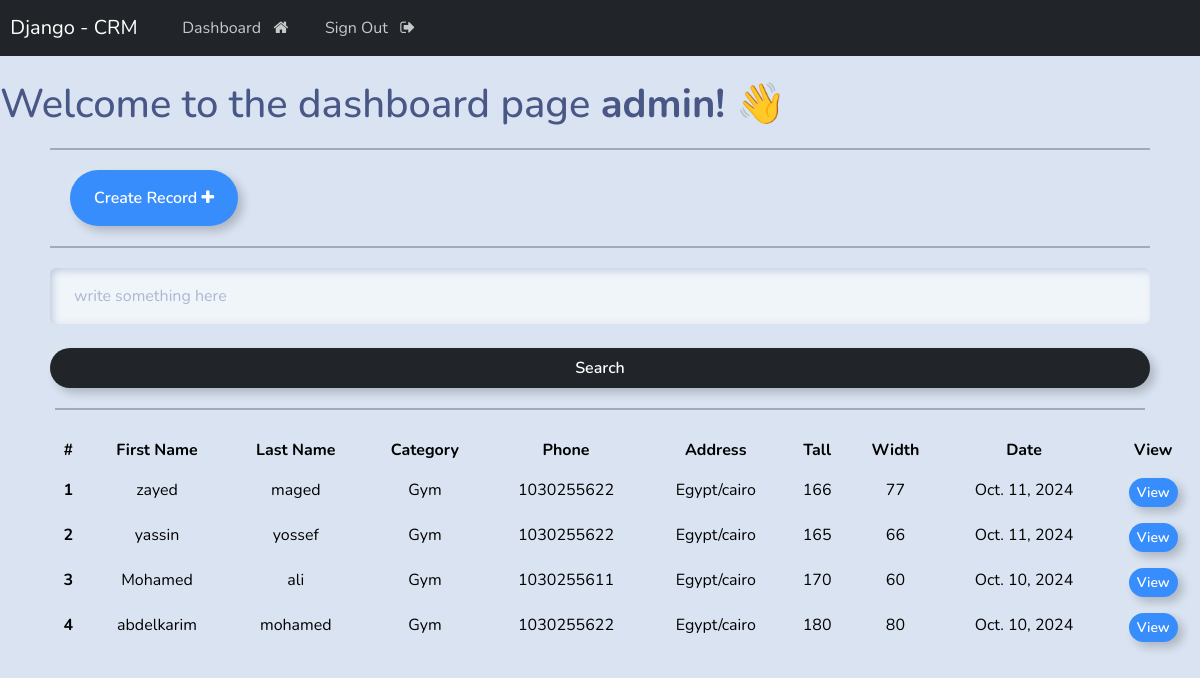
The page /dashboard/ (signed in) on the database its author committed.
### webapp/models.py (models this page shows, shortened)
class Record(models.Model):
    first_name=models.CharField(max_length=250)
    last_name=models.CharField(max_length=250)
    phone=models.IntegerField()
    tall=models.IntegerField()
    width=models.IntegerField()
    address=models.CharField(max_length=500)
    create_at=models.DateField(auto_now_add=True)
    category=models.ForeignKey(Category,on_delete=models.CASCADE)
    class Meta:
        ordering=['-id']

class Category(models.Model):
    name=models.CharField(max_length=250)
    create_at=models.DateTimeField(auto_now_add=True)

### webapp/views.py (the view)
# urls.py: path('dashboard/',views.dashboard,name="dashboard"),
@login_required(login_url='login')
def dashboard(request):
    records=Record.objects.all()
    return render(request,'web/dashboard.html',context={'records':records})

### templates/web/dashboard.html (shortened to what this page needs)
{% extends 'base.html' %}
{% load crispy_forms_tags %}
{% block content %}
<h1>Welcome to the dashboard page <b>{{ user }}! 👋</b></h1>
<hr style="border:1px solid #000;margin: 20px 50px;">
<div style="padding-left: 70px;">
    <a href="{% url 'createrecord' %}" class="btn btn-outline-primary">Create Record <i class="fa fa-plus" aria-hidden="true"></i>
    </a>
</div>
<hr style="border:1px solid #000;margin: 20px 50px;">
<div class="text-center" style="margin: 20px 50px;">
  <form action="{% url 'search' %}" method="get">
    <input type="search" name="query" placeholder="write something here" class="form-control mr-sm-2">
    <button type="submit" class="btn btn-outline-dark w-100 btn-block p-2">Search</button>
  </form>
  <hr style="border:1px solid #000;margin: 20px 5px;">
</div>
<div class="text-center" style="padding-left: 50px;">
    <table class="table table-hover">
        <thead class="thead-dark">
          <tr>
            <th scope="col">#</th>
            <th scope="col">First Name</th>
            <th scope="col">Last Name</th>
            <th scope="col">Category</th>
            <th scope="col">Phone</th>
            <th scope="col">Address</th>
            <th scope="col">Tall</th>
            <th scope="col">Width</th>
            <th scope="col">Date</th>
            <th scope="col">View</th>
          </tr>
        </thead>
        <tbody>
          {% if records %}
           {% for record in records %}
          <tr>
            <th scope="row">{{ forloop.counter }}</th>
            <td>{{ record.first_name }}</td>
            <td>{{ record.last_name }}</td>
            <td>{{ record.category.name }}</td>
            <td>{{ record.phone }}</td>
            <td>{{ record.address }}</td>
            <td>{{ record.tall }}</td>
            <td>{{ record.width }}</td>
            <td>{{ record.create_at }}</td>
            <td><a href="{% url 'view_record' record.id %}" class="btn btn-outline-primary btn-sm">View</a></td>
          </tr>
          {% endfor %}
          {% endif %}
        </tbody>
      </table>
</div>
{% endblock %}

### templates/base.html (shortened to what this page needs)
{% load static %}
<!DOCTYPE html>
<html lang="en">
<head>
    <link rel="stylesheet" href="https://bootswatch.com/5/morph/bootstrap.min.css">
    <link rel="stylesheet" href="https://cdnjs.cloudflare.com/ajax/libs/font-awesome/4.7.0/css/font-awesome.min.css">
</head>
<body>
    {% include 'parts/navbar.html' %}
    {% block content %}
    {% endblock content %}
</body>
</html>

### templates/parts/navbar.html (shortened to what this page needs)
<nav class="navbar navbar-expand-lg navbar-dark bg-dark justify-content-center">
    <a class="navbar-brand main-heading" href="{% url 'home' %}">
      &nbsp; Django - CRM
    </a>
      <div class="collapse navbar-collapse text-center" id="navbarNavDropdown">
        <ul class="navbar-nav mr-auto">
          {% if user.is_authenticated %}
            <li class="nav-item">
              <a class="nav-link" href="{% url 'dashboard' %}">Dashboard &nbsp; <i class="fa fa-home" aria-hidden="true"></i> </a>
            </li>
            <li class="nav-item">
              <a class="nav-link" href="{% url 'logout' %}">Sign Out &nbsp; <i class="fa fa-sign-out" aria-hidden="true"></i> </a>
            </li>
            {% endif %}
        </ul>
      </div>
  </nav>

### rows shown on the page
Record: first_name "zayed", last_name "maged", category.name "Gym", phone "1030255622", address "Egypt/cairo", tall "166", width "77", create_at "Oct. 11, 2024"
Record: first_name "yassin", last_name "yossef", category.name "Gym", phone "1030255622", address "Egypt/cairo", tall "165", width "66", create_at "Oct. 11, 2024"
Record: first_name "Mohamed", last_name "ali", category.name "Gym", phone "1030255611", address "Egypt/cairo", tall "170", width "60", create_at "Oct. 10, 2024"
Record: first_name "abdelkarim", last_name "mohamed", category.name "Gym", phone "1030255622", address "Egypt/cairo", tall "180", width "80", create_at "Oct. 10, 2024"

### other values the page prints
{{ user }} "admin"
